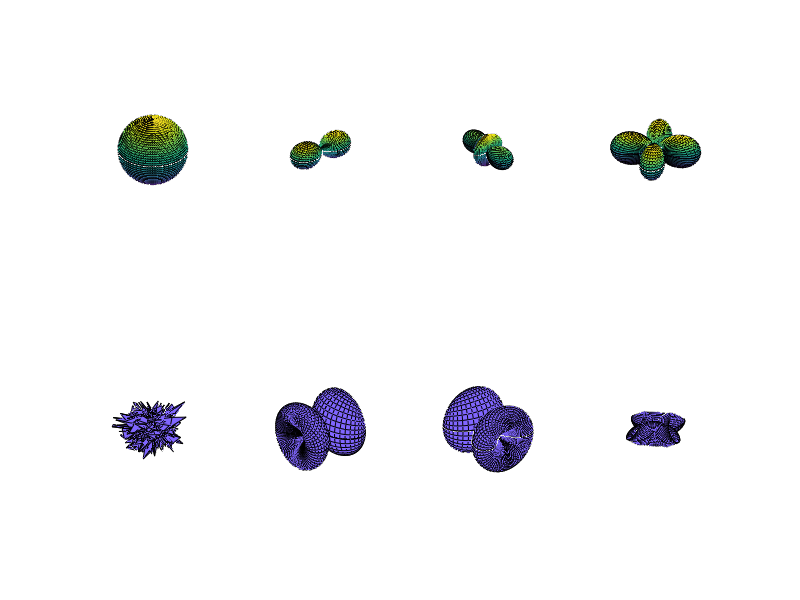

Here is the MATLAB script that generated this plot:
clc;
clear all;
close all;

%% Set the basic parameters
theta=0:pi/45:pi;
theta_num=size(theta,2);
phi=0:pi/45:2*pi;
phi_num=size(phi,2);
[Theta,Phi]=meshgrid(theta,phi);
% P-wave radiation pattern
RP_P=zeros(phi_num,theta_num);
RP_Px=zeros(phi_num,theta_num);
RP_Py=zeros(phi_num,theta_num);
RP_Pz=zeros(phi_num,theta_num);
% S-wave radiation pattern
RP_S=zeros(phi_num,theta_num);
RP_Sx=zeros(phi_num,theta_num);
RP_Sy=zeros(phi_num,theta_num);
RP_Sz=zeros(phi_num,theta_num);
% Direction cosin vector
e_r=zeros(phi_num,theta_num,3);
e_theta=zeros(phi_num,theta_num,3);
e_phi=zeros(phi_num,theta_num,3);
% Different kinds of seismic moment tensor
M_ISO=1/3*[1 0 0;0 1 0;0 0 1];
M_LD=[1 0 0;0 0 0;0 0 0];
M_CLVD=sqrt(6)/6*[1 0 0;0 -2 0;0 0 1];
M_DC=sqrt(2)/2*[0 1 0;1 0 0;0 0 0];
MT_Name={'ISO','LD','CLVD','DC'};
% M_DC=sqrt(2)/2*[0 0 1;0 0 0;1 0 0];
M=zeros(3,3,4);
M(:,:,1)=M_ISO;
M(:,:,2)=M_LD;
M(:,:,3)=M_CLVD;
M(:,:,4)=M_DC;
delta=[1 0 0;0 1 0;0 0 1];
% Set the figure property
F1=figure;
Figure_Size=get(0,'ScreenSize');
set(F1,'Position',Figure_Size);
%% Calculate the radiation pattern and plot it
for M_Num=1:4
    for j=1:theta_num
        for i=1:phi_num
            %         Y(i,j)=sin(Theta(i,j))*cos(Phi(i,j));
            %         X(i,j)=sin(Theta(i,j))*sin(Phi(i,j));
            %         Z(i,j)=cos(Theta(i,j));
            e_r(i,j,1)=sin(Theta(i,j))*cos(Phi(i,j));
            e_r(i,j,2)=sin(Theta(i,j))*sin(Phi(i,j));
            e_r(i,j,3)=cos(Theta(i,j));
            E_R=reshape(e_r(i,j,:),1,3);
            
            %             Calculate the P-wave radiation
            RP_P(i,j)=E_R*M(:,:,M_Num)*E_R';
            RP_Px(i,j)=e_r(i,j,1)*RP_P(i,j);
            RP_Py(i,j)=e_r(i,j,2)*RP_P(i,j);
            RP_Pz(i,j)=e_r(i,j,3)*RP_P(i,j);
            %             Calculate the S-wave radiation
            RP_Sx(i,j)=(delta(1,1)-e_r(i,j,1)*e_r(i,j,1))*e_r(i,j,1)*M(1,1,M_Num)+...
                (delta(1,1)-e_r(i,j,1)*e_r(i,j,1))*e_r(i,j,2)*M(1,2,M_Num)+...
                (delta(1,1)-e_r(i,j,1)*e_r(i,j,1))*e_r(i,j,3)*M(1,3,M_Num)+...
                (delta(1,2)-e_r(i,j,1)*e_r(i,j,2))*e_r(i,j,1)*M(2,1,M_Num)+...
                (delta(1,2)-e_r(i,j,1)*e_r(i,j,2))*e_r(i,j,2)*M(2,2,M_Num)+...
                (delta(1,2)-e_r(i,j,1)*e_r(i,j,2))*e_r(i,j,3)*M(2,3,M_Num)+...
                (delta(1,3)-e_r(i,j,1)*e_r(i,j,3))*e_r(i,j,1)*M(3,1,M_Num)+...
                (delta(1,3)-e_r(i,j,1)*e_r(i,j,3))*e_r(i,j,2)*M(3,2,M_Num)+...
                (delta(1,3)-e_r(i,j,1)*e_r(i,j,3))*e_r(i,j,3)*M(3,3,M_Num);
            
            RP_Sy(i,j)=(delta(2,1)-e_r(i,j,2)*e_r(i,j,1))*e_r(i,j,1)*M(1,1,M_Num)+...
                (delta(2,1)-e_r(i,j,2)*e_r(i,j,1))*e_r(i,j,2)*M(1,2,M_Num)+...
                (delta(2,1)-e_r(i,j,2)*e_r(i,j,1))*e_r(i,j,3)*M(1,3,M_Num)+...
                (delta(2,2)-e_r(i,j,2)*e_r(i,j,2))*e_r(i,j,1)*M(2,1,M_Num)+...
                (delta(2,2)-e_r(i,j,2)*e_r(i,j,2))*e_r(i,j,2)*M(2,2,M_Num)+...
                (delta(2,2)-e_r(i,j,2)*e_r(i,j,2))*e_r(i,j,3)*M(2,3,M_Num)+...
                (delta(2,3)-e_r(i,j,2)*e_r(i,j,3))*e_r(i,j,1)*M(3,1,M_Num)+...
                (delta(2,3)-e_r(i,j,2)*e_r(i,j,3))*e_r(i,j,2)*M(3,2,M_Num)+...
                (delta(2,3)-e_r(i,j,2)*e_r(i,j,3))*e_r(i,j,3)*M(3,3,M_Num);
            
            RP_Sz(i,j)=(delta(3,1)-e_r(i,j,3)*e_r(i,j,1))*e_r(i,j,1)*M(1,1,M_Num)+...
                (delta(3,1)-e_r(i,j,3)*e_r(i,j,1))*e_r(i,j,2)*M(1,2,M_Num)+...
                (delta(3,1)-e_r(i,j,3)*e_r(i,j,1))*e_r(i,j,3)*M(1,3,M_Num)+...
                (delta(3,2)-e_r(i,j,3)*e_r(i,j,2))*e_r(i,j,1)*M(2,1,M_Num)+...
                (delta(3,2)-e_r(i,j,3)*e_r(i,j,2))*e_r(i,j,2)*M(2,2,M_Num)+...
                (delta(3,2)-e_r(i,j,3)*e_r(i,j,2))*e_r(i,j,3)*M(2,3,M_Num)+...
                (delta(3,3)-e_r(i,j,3)*e_r(i,j,3))*e_r(i,j,1)*M(3,1,M_Num)+...
                (delta(3,3)-e_r(i,j,3)*e_r(i,j,3))*e_r(i,j,2)*M(3,2,M_Num)+...
                (delta(3,3)-e_r(i,j,3)*e_r(i,j,3))*e_r(i,j,3)*M(3,3,M_Num);
        end
    end
    Facecolor=[0.5 0.4 1];
    Edgecolor=[0 0 0];
    subplot(2,4,M_Num)
    view(3)
    hold on
    %     surf(RP_Px,RP_Py,RP_Pz,'edgecolor',Edgecolor);
    surf(RP_Px(:,1:23),RP_Py(:,1:23),RP_Pz(:,1:23),'edgecolor',Edgecolor);
    surf(RP_Px(:,23:46),RP_Py(:,23:46),RP_Pz(:,23:46),'edgecolor',Edgecolor);

    axis equal
    axis off
%     surf(RP_Px,RP_Py,RP_Pz,'facecolor',[0.5 0.4 1],'edgecolor',[0,0,0]);
    
    grid off
%     axis square
    
    subplot(2,4,4+M_Num)
    hold on
    %     surf(RP_Sx,RP_Sy,RP_Sz,'facecolor',Facecolor,'edgecolor',Edgecolor);
%     plot3(RP_Sx,RP_Sy,RP_Sz,'b.');
    surf(RP_Sx(:,1:23),RP_Sy(:,1:23),RP_Sz(:,1:23),'facecolor',Facecolor,'edgecolor',Edgecolor);
    surf(RP_Sx(:,23:46),RP_Sy(:,23:46),RP_Sz(:,23:46),'facecolor',Facecolor,'edgecolor',Edgecolor);

    view(3)
    axis equal
    axis off
    grid off
%     axis square
end




